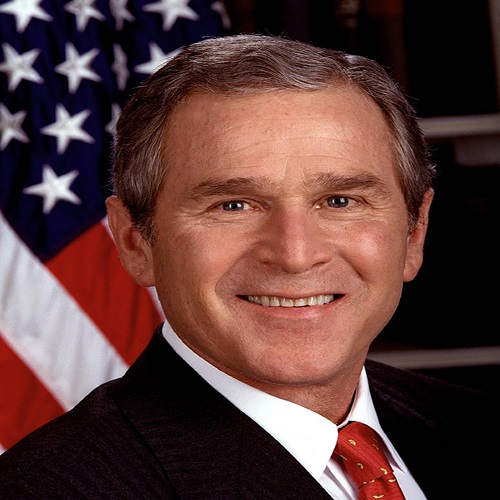
#> input picture GeorgeWBush.jpg, 500 x 500 px
$ python crossFading.py
#> lines starting #> are read from the running program, lines starting #| are printed output that depends on the picture
from PIL import Image
import numpy as np

im1 = Image.open('GeorgeWBush.jpg').convert("L")
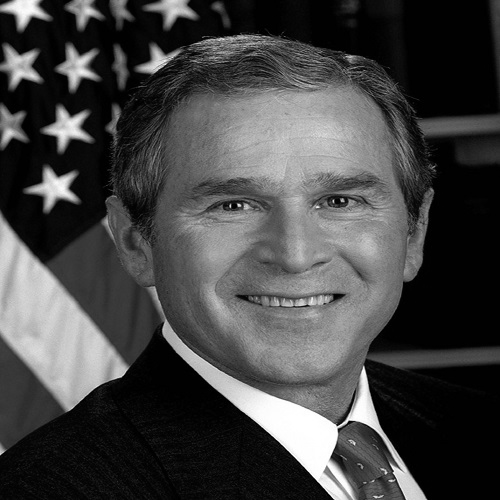
#> im1: PIL image 500x500 L; min 0, max 255, mean 68.5
im2 = Image.open('BarackObama.jpg').convert("L")
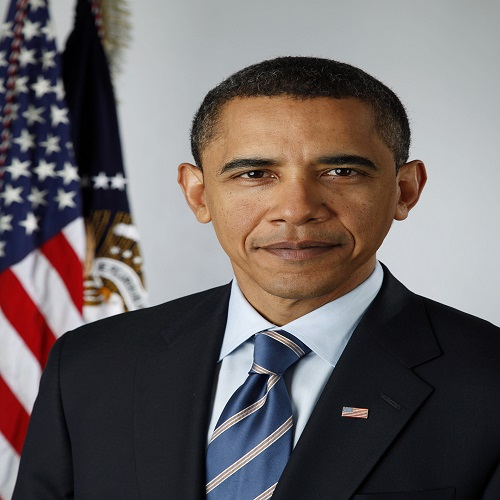
#> input picture BarackObama.jpg, 500 x 500 px
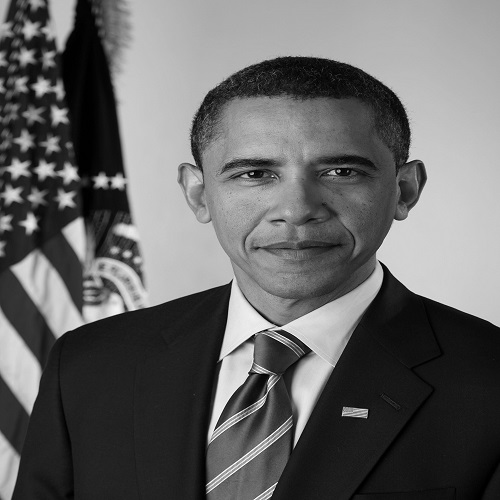
#> im2: PIL image 500x500 L; min 0, max 255, mean 101.8
(l,h) = im1.size
#> l = 500; h = 500
out = Image.new(im1.mode,(l,h))
#> out: PIL image 500x500 L; every value is 0
u = 0

for k in range (0,11):
    for j in range (0,h):
        for i in range (0,l):
#> (the run stopped early here; a loop or call above may not have finished)
